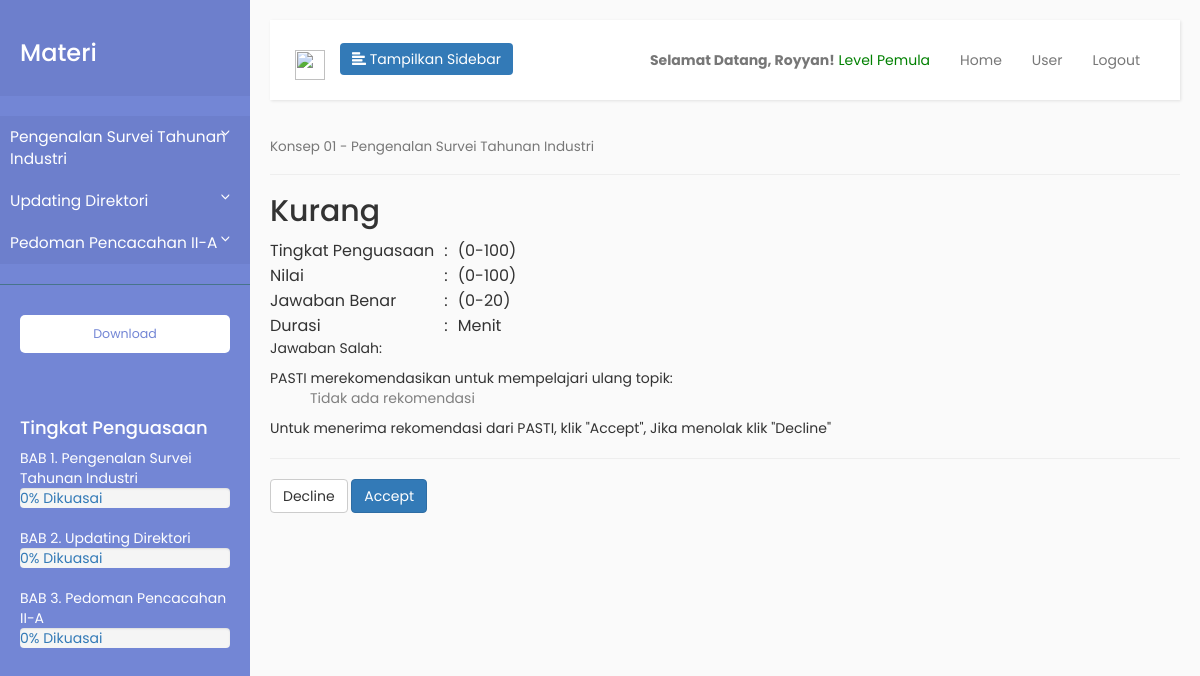
/hasil_tes.php?_id=19 (signed in), run on the app's committed database.
### tables this page shows
CREATE TABLE `materi` (
  `id_konsep` varchar(2) NOT NULL,
  `judul_konsep` varchar(256) NOT NULL,
  `id_topik` varchar(4) NOT NULL,
  `judul_topik` varchar(256) NOT NULL,
  `id` int(11) NOT NULL,
  `video_url` varchar(256) NOT NULL
);

### hasil_tes.php (the view, shortened to what this page needs)
<?php
    require('blog_connect.php');
    $konsep_aktif = $_SESSION['konsep_aktif'];
    $topik_aktif = $_SESSION['topik_aktif'];
    $id_siswa = $_SESSION['nip'];
    $id_konseptes = $_GET['_id'];
    $query = "SELECT id_konsep, judul_konsep, id_topik, judul_topik, video_url FROM materi WHERE id_konsep = '$konsep_aktif' AND id_topik = " . $konsep_aktif . $topik_aktif;
    $result = $con->query($query);
    $row = $result->fetch(PDO::FETCH_NUM);
    $konsep_aktif_judul = $row[1];
    $query = "SELECT id_siswa, id_tes, bobot_tes, durasi, jawaban_benar, nilai, tingkat_penguasaan, jumlah_tes FROM konseptes WHERE id_siswa = $id_siswa AND id = $id_konseptes";
    $result = $con->query($query);
    $row = $result->fetch(PDO::FETCH_NUM);
    $durasi = $row[3];
    $jawaban_benar = $row[4];
    $nilai = $row[5];
    $tingkat_penguasaan = $row[6];
?>
<html !DOCTYPE>
    <?php require('head.php'); ?>
    <body>
    <div class="wrapper">
        <?php
            include('sidebar.php');
        ?>
        <div id="content" class="container">
            <?php
                include('navbar.php');
            ?>
            <h4>
                <small><?php echo "Konsep " . $konsep_aktif . " - " . $konsep_aktif_judul; ?></small>
            </h4>
            <hr />
            <h2><?php
                If ($tingkat_penguasaan < 50) {
                    $Deskripsi = "Kurang";
                } Else If ($tingkat_penguasaan == 50) {
                    $Deskripsi = "Cukup";
                } Else If ($tingkat_penguasaan > 50) {
                    $Deskripsi = "Baik";
                }
                echo $Deskripsi;
            ?></h2>
            <table>
                <tr>
                    <td>Tingkat Penguasaan</td>
                    <td style="padding:0 10px;">:</td>
                    <td><?= $tingkat_penguasaan ?> (0-100)</td>
                </tr>
                <tr>
                    <td>Nilai</td>
                    <td style="padding:0 10px;">:</td>
                    <td><?= $nilai ?> (0-100)</td>
                </tr>
                <tr>
                    <td>Jawaban Benar</td>
                    <td style="padding:0 10px;">:</td>
                    <td><?= $jawaban_benar ?> (0-20)</td>
                </tr>
                <tr>
                    <td>Durasi</td>
                    <td style="padding:0 10px;">:</td>
                    <td><?= $durasi ?> Menit</td>
                </tr>
            </table>
            Jawaban Salah:
                <?php
                    $topik_salah = array();
                    ?>
            PASTI merekomendasikan untuk mempelajari ulang topik:
            <ol>
            <?php
                $query = "SELECT id_konsep, judul_konsep, id_topik, judul_topik, video_url FROM materi";
                $result = $con->query($query);
                if (sizeof($topik_salah) !== 0) {
                    while ($row = $result->fetch(PDO::FETCH_NUM)) {
                        if ($row[0] == $_SESSION['konsep_aktif']) {
                            if (array_search(substr($row[2],1,3), $topik_salah) === false) {
                            }
                            else
                            {
                                echo "<li><span style='color:red;'>" . $row[3] . "</span></ li>";
                            }
                        }
                    }
                } else {
                    echo "<span style='color:grey'>Tidak ada rekomendasi</span>";
                }
            ?>
            </ol>
            Untuk menerima rekomendasi dari PASTI, klik "Accept", Jika menolak klik "Decline"
            <hr />
            <a href="change_page.php?goto=next"><button type="submit" class="btn btn-default">Decline</button></a>
            <?php
            if ($tingkat_penguasaan == 100) {
            } else {
                echo '<a href="rekomendasi.php?rekomendasi=0"><button type="submit" class="btn btn-primary">Accept</button></a>';
            }
            ?>
        </div>
    </div>
    </body>
</html>

### sidebar.php (shortened to what this page needs)
<?php
    $id_siswa = $_SESSION['nip'];
?>
<nav id="sidebar">
    <div class="sidebar-header">
        <h3>Materi</h3>
    </div>
    <ul class="list-unstyled components">
        <?php
            $query = "SELECT id_konsep, judul_konsep, id_topik, judul_topik FROM materi";
            $result = $con->query($query);
            $row = $result->fetch(PDO::FETCH_NUM);
            $current_konsep = $row[0];
            $current_topik = $row[2];
            echo('
                <li class="active">
                            <a href="#konsep-'.$current_konsep.'" data-toggle="collapse" aria-expanded="false">'.$row[1].'</a>
                            <ul class="collapse list-unstyled" id="konsep-'.$current_konsep.'">
                            <li id="topik-'.$current_topik.'"><a href="change_page.php?goto='.$current_topik.'" class="unlocked">'.$row[3].'</a></li>
            ');
            while($row = $result->fetch(PDO::FETCH_NUM)) {
                if ($row[0] != $current_konsep)
                {
                    $current_konsep = $row[0];
                    echo (
                            '</ul>
                        </li>
                        <li class="active">
                            <a href="#konsep-'.$current_konsep.'" data-toggle="collapse" aria-expanded="false">'.$row[1].'</a>
                            <ul class="collapse list-unstyled" id="konsep-'.$current_konsep.'">'
                    );
                }
            }
            echo('</ul>
                        </li></ul>');
        ?>
    <ul class="list-unstyled CTAs">
        <li>
            <a href="download.php" class="download">Download</a>
        </li>
    </ul>
    <?php
    $tingkat_penguasaan_array = [0,0,0];
    $query = "SELECT id_tes, tingkat_penguasaan FROM konseptes WHERE id_siswa = $id_siswa";
    $result = $con->query($query);
    while ($row = $result->fetch(PDO::FETCH_NUM)) {
        $tingkat_penguasaan_array[$row[0] - 1] = $row[1];
    }
    ?>
    <div id="tingkat_penguasaan">
        <h4>Tingkat Penguasaan</h4>
        BAB 1. Pengenalan Survei Tahunan Industri
        <div class="progress">
            <span style="color:#337ab7;"><?php echo ($tingkat_penguasaan_array[0] <= 50 ? $tingkat_penguasaan_array[0] . "% Dikuasai" : "") ?></span>
        </div>
        BAB 2. Updating Direktori
        <div class="progress">
            <span style="color:#337ab7;"><?php echo ($tingkat_penguasaan_array[1] <= 50 ? $tingkat_penguasaan_array[1] . "% Dikuasai" : "") ?></span>
        </div>
        BAB 3. Pedoman Pencacahan II-A
        <div class="progress">
            <span style="color:#337ab7;"><?php echo ($tingkat_penguasaan_array[2] <= 50 ? $tingkat_penguasaan_array[2] . "% Dikuasai" : "") ?></span>
        </div>
    </div>
</nav>

### css/sidebar.css (style rules this page uses)
body { font-family: 'Poppins', sans-serif; background: #fafafa; }
a, a:hover, a:focus { color: inherit; text-decoration: none; transition: all 0.3s; }
.wrapper { display: flex; align-items: stretch; }
#sidebar { min-width: 250px; max-width: 250px; background: #7386D5; color: #fff; transition: all 0.3s; }
#sidebar .sidebar-header { padding: 20px; background: #6d7fcc; }
#sidebar ul.components { padding: 20px 0; border-bottom: 1px solid #47748b; }
#sidebar ul li a { padding: 10px; font-size: 1.1em; display: block; }
#sidebar ul li.active>a, a[aria-expanded="true"] { color: #fff; background: #6d7fcc; }
a[data-toggle="collapse"] { position: relative; }
a[aria-expanded="false"]::before, a[aria-expanded="true"]::before { content: '\e259'; display: block; position: absolute; right: 20px; font-family: 'Glyphicons Halflings'; font-size: 0.6em; }
ul.CTAs { padding: 20px; }
ul.CTAs a { text-align: center; font-size: 0.9em !important; display: block; border-radius: 5px; margin-bottom: 5px; }
a.download { background: #fff; color: #7386D5; }
#content { padding: 20px; min-height: 100vh; transition: all 0.3s; }
#tingkat_penguasaan { padding: 20px; }

### data on the page
materi: judul_konsep "Pengenalan Survei Tahunan Industri"
materi: judul_konsep "Updating Direktori"
materi: judul_konsep "Pedoman Pencacahan II-A"
materi: judul_konsep "Pengenalan Survei Tahunan Industri"

### other printed values
$tingkat_penguasaan_array[0] "0"
$tingkat_penguasaan_array[1] "0"
$tingkat_penguasaan_array[2] "0"
$_SESSION['nama'] "Royyan"
$konsep_aktif "01"
$Deskripsi "Kurang"
